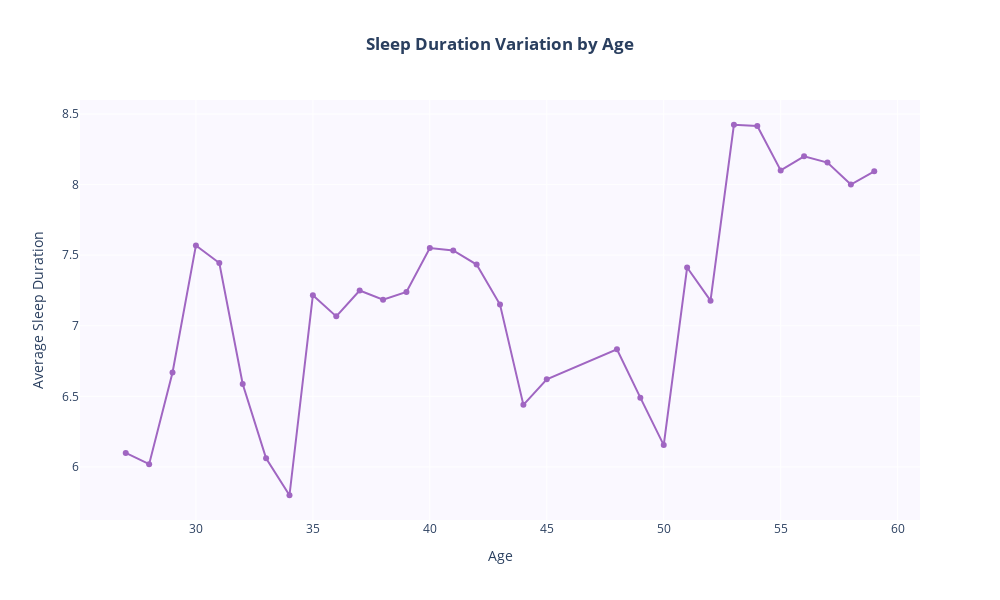

The notebook cell saved with this chart:
### Code cell
# Group by Age and calculate mean Sleep Duration
grouped_data = data.groupby("Age")["Sleep Duration"].mean().reset_index()

fig = px.line(
    grouped_data,
    x="Age",
    y="Sleep Duration",
    title="<b>Sleep Duration Variation by Age<b>",
    markers=True
)

# Customize the line and markers
fig.update_traces(
    mode='lines+markers',
    marker=dict(color='#a066c2'),  # Dark purple
    line=dict(color='#a066c2')
)

# Improve layout
fig.update_layout(
    xaxis_title="Age",
    yaxis_title="Average Sleep Duration",
    title_x=0.5,
    height=height,
    width=width,
    plot_bgcolor='#faf8ff'
)

# Display the plot
fig.show()

### Figure 1 — Plotly figure (JSON) as saved in the notebook; plotly's stock layout.template omitted (floating-point values rounded to 4 significant figures)
{"data": [{"hovertemplate": "Age=%{x}<br>Sleep Duration=%{y}<extra></extra>", "legendgroup": "", "line": {"color": "#a066c2", "dash": "solid"}, "marker": {"color": "#a066c2", "symbol": "circle"}, "mode": "lines+markers", "name": "", "orientation": "v", "showlegend": false, "type": "scatter", "x": [27, 28, 29, 30, 31, 32, 33, 34, 35, 36, 37, 38, 39, 40, 41, 42, 43, 44, 45, 48, 49, 50, 51, 52, 53, 54, 55, 56, 57, 58, 59], "xaxis": "x", "y": [6.1, 6.02, 6.669, 7.569, 7.444, 6.588, 6.062, 5.8, 7.217, 7.067, 7.25, 7.185, 7.24, 7.55, 7.533, 7.433, 7.15, 6.44, 6.621, 6.833, 6.491, 6.155, 7.412, 7.178, 8.424, 8.414, 8.1, 8.2, 8.156, 8.0, 8.094], "yaxis": "y"}], "layout": {"height": 600, "legend": {"tracegroupgap": 0}, "plot_bgcolor": "#faf8ff", "title": {"text": "<b>Sleep Duration Variation by Age<b>", "x": 0.5}, "width": 1000, "xaxis": {"anchor": "y", "domain": [0, 1], "title": {"text": "Age"}}, "yaxis": {"anchor": "x", "domain": [0, 1], "title": {"text": "Average Sleep Duration"}}}}
